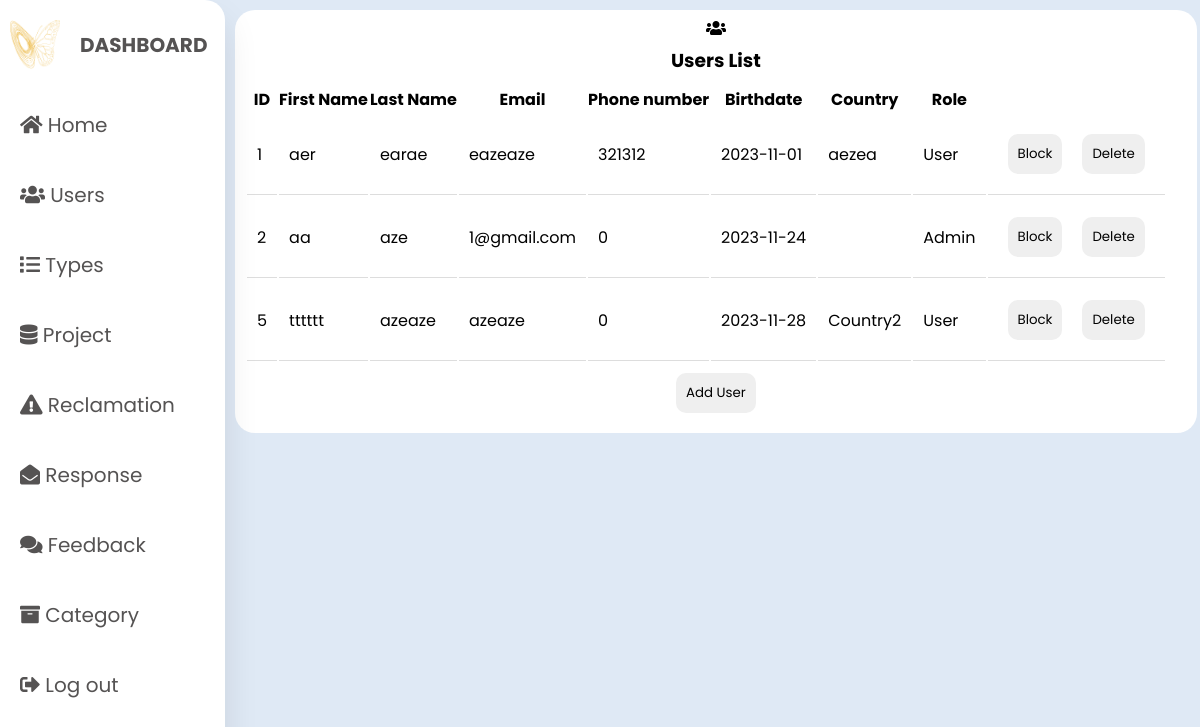
The page /view/User/dashboard_admin.php on the database as committed earlier.
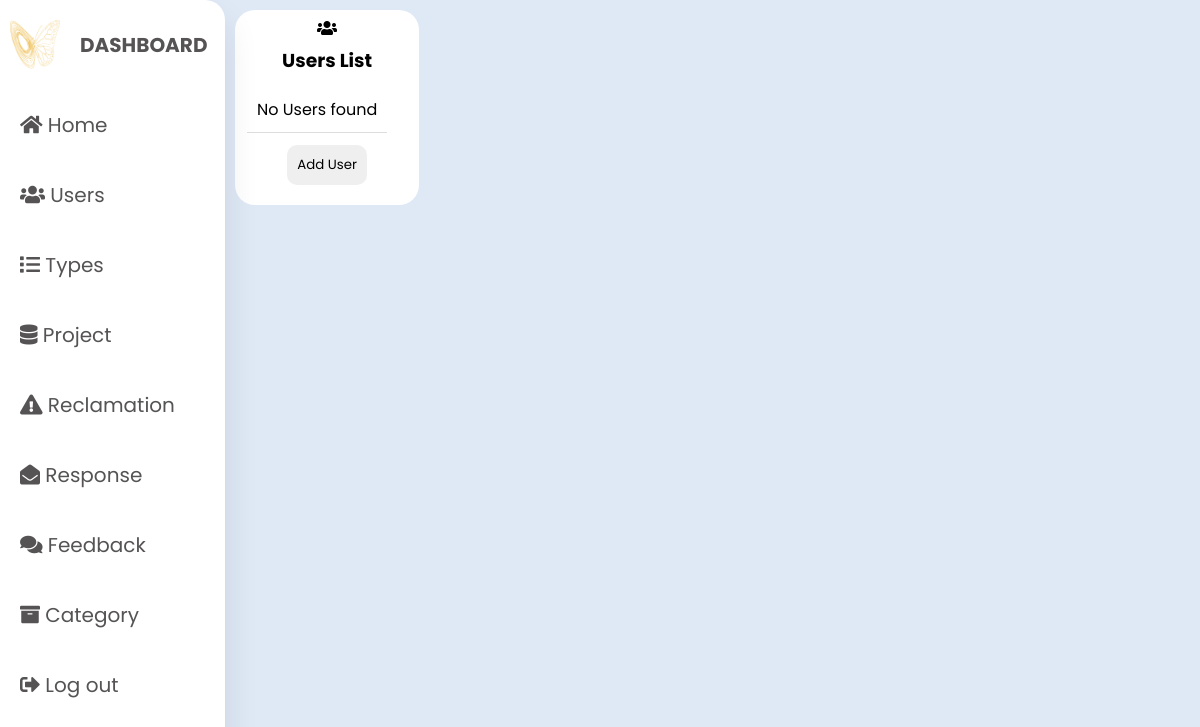
The same page on the database as committed later.
### tables this page shows
CREATE TABLE `user` (
  `ID_USER` int(11) NOT NULL,
  `First_Name` varchar(20) NOT NULL,
  `Last_Name` varchar(20) NOT NULL,
  `Password` varchar(20) NOT NULL,
  `Phone_number` int(8) NOT NULL,
  `Birthdate` date NOT NULL,
  `Country` varchar(20) NOT NULL,
  `Email` varchar(20) NOT NULL,
  `Role` int(11) NOT NULL,
  `Status` int(11) DEFAULT 0
);

### controller/User/user.php (called while the page is built, shortened)
<?php
class UserCRUD
{
    public function getAllUsers()
    {
        $cnx = Config::getConnexion();
        $select = $cnx->prepare("SELECT * FROM user");
        $select->execute();
        $users = $select->fetchAll(PDO::FETCH_ASSOC);
        return $users;
    }
}

### view/User/dashboard_admin.php (the view, shortened to what this page needs)
<?php
require_once "../../controller/User/user.php";
?>
<span style="font-family: verdana, geneva, sans-serif;">
    <!DOCTYPE html>
    <html lang="en">
    <head>
        <link rel="stylesheet" href="../dashboard.css" />
        <link rel="stylesheet" href="https://cdnjs.cloudflare.com/ajax/libs/font-awesome/5.15.4/css/all.min.css" />
    </head>
    <body>
        <div class="container">
            <nav class="navbar">
                <ul>
                    <li>
                        <a href="../index.php" class="logo">
                            <img src="../../assets/images/logo.png" alt="">
                            <span class="nav-item">Dashboard</span>
                        </a>
                    </li>
                    <li><a href="../index.php">
                            <i class="fas fa-home"></i>
                            <span class="nav-item">Home</span>
                        </a></li>
                    <li><a href="dashboard_admin.php">
                            <i class="fas fa-users"></i>
                            <span class="nav-item">Users</span>
                        </a></li>
                    <li><a href="../Type/dashboard_type.php">
                            <i class="fa fa-list"></i>
                            <span class="nav-item">Types</span>
                        </a></li>
                    <li><a href="../Project/dashboard_project.php">
                            <i class="fa fa-database"></i>
                            <span class="nav-item">Project</span>
                        </a></li>
                    <li><a href="../Reclamation/dashboard_reclamation.php">
                            <i class="fa fa-exclamation-triangle"></i>
                            <span class="nav-item">Reclamation</span>
                        </a></li>
                    <li><a href="../Reponse/dashboard_reponse.php">
                            <i class="fa fa-envelope-open"></i>
                            <span class="nav-item">Response</span>
                        </a></li>
                    <li><a href="#">
                            <i class="fa fa-comments"></i>
                            <span class="nav-item">Feedback</span>
                        </a></li>
                    <li><a href="../Category/dashboard_category.php">
                            <i class="fa fa-archive"></i>
                            <span class="nav-item">Category</span>
                        </a></li>
                    <li><a href="../../controller/User/logout.php" class="logout">
                            <i class="fas fa-sign-out-alt"></i>
                            <span class="nav-item">Log out</span>
                        </a></li>
                </ul>
            </nav>
            <section class="main">
                <div class="users">
                    <div class="card">
                        <i class="fas fa-users"></i>
                        <h3>Users list</h3>
                        <table class="table table-bordered">
                            <?php
                            $user = new UserCRUD();
                            $users = $user->getAllUsers();
                            if(!empty($users)) {
                                echo "<tr><th>ID</th><th>First Name</th><th>Last Name</th><th>Email</th><th>Phone number</th><th>Birthdate</th><th>Country</th><th>Role</th></tr>";
                                foreach($users as $user) {
                                    echo "<tr>";
                                    echo "<td>".htmlspecialchars($user['ID_USER'])."</td>";
                                    echo "<td>".htmlspecialchars($user['First_Name'])."</td>";
                                    echo "<td>".htmlspecialchars($user['Last_Name'])."</td>";
                                    echo "<td>".htmlspecialchars($user['Email'])."</td>";
                                    echo "<td>".htmlspecialchars($user['Phone_number'])."</td>";
                                    echo "<td>".htmlspecialchars($user['Birthdate'])."</td>";
                                    echo "<td>".htmlspecialchars($user['Country'])."</td>";
                                    echo "<td>";
                                    switch($user['Role']) {
                                        case 0:
                                            echo "Admin";
                                            break;
                                        case 1:
                                            echo "User";
                                            break;
                                    }
                                    echo "</td>";
                                    echo "<td>";
                                    echo "<button>Block</button>";
                                    echo "<button onclick='deleteUser(\"{$user['ID_USER']}\")'>Delete</button>";
                                    echo "</td>";
                                    echo "</tr>";
                                }
                            } else {
                                echo "<tr><td colspan='4'>No Users found </td></tr>";
                            }
                            ?>
                        </table>
                        <button onclick="openAddUserModal()">Add User</button>
                    </div>
                </div>
            </section>
    </body>
    </html>
</span>

### view/dashboard.css (style rules this page uses)
* { margin: 0; padding: 0; outline: none; border: none; text-decoration: none; box-sizing: border-box; font-family: "Poppins", sans-serif; }
:root { --accent-color: #F4BE37; --secondary-color: #E2EAF1; --dark-color: #092035; --grey-color: #E2EAF1; --body-text-color: #7C8990; --light-text-color: #9CA5AD; --link-color: #092035; --green-color: #2ECC71; --red-color: #E74C3C; --purple-color: #9B59B6; --orange-color: #E67E22; --cyan-color: #3498DB; --pink-color: #FF6B81; }
body { background: #dfe9f5; font-family: "Poppins", sans-serif; }
.container { display: flex; }
nav { position: relative; height: 100vh; width: 280px; background: #ffff; overflow: hidden; box-shadow: 0 20px 35px rgba(0, 0, 0, 0.1); }
.navbar { width: 70px; transition: width 0.5s; border-radius: 0; overflow: hidden; display: flex; border-radius: 0 20px 20px 0; }
.navbar .nav-item { visibility: hidden; }
.logo { display: flex; align-items: center; padding: 20px; }
.logo img { width: 50px; height: 50px; display: flex; position: relative; right: 10px; }
.logo span { font-weight: bold; padding-left: 10px; font-size: 20px; text-transform: uppercase; }
a { color: rgb(85, 83, 83); font-size: 20px; display: block; padding: 20px; }
.users .card { width: 100%; margin: 10px; background: #fff; text-align: center; border-radius: 20px; padding: 10px; }
.users .card h3 { margin: 10px; text-transform: capitalize; }
button { padding: 10px; border-radius: 10px; border: none; margin: 10px; }
.table td { border-bottom: 1px solid #ddd; padding: 10px; }

Rows that differ between the two databases and show on the page:
removed user: ID_USER "1", First_Name "aer", Last_Name "earae", Email "eazeaze", Phone_number "321312", Birthdate "2023-11-01", Country "aezea", Role "User"
removed user: ID_USER "2", First_Name "aa", Last_Name "aze", Email "1@gmail.com", Phone_number "0", Birthdate "2023-11-24", Role "Admin"
removed user: ID_USER "5", First_Name "tttttt", Last_Name "azeaze", Email "azeaze", Phone_number "0", Birthdate "2023-11-28", Country "Country2", Role "User"
Other text that changed with them:
text no longer shown: "ID First Name Last Name Email Phone number Birthdate Country Role"
text now shown: "No Users found"
